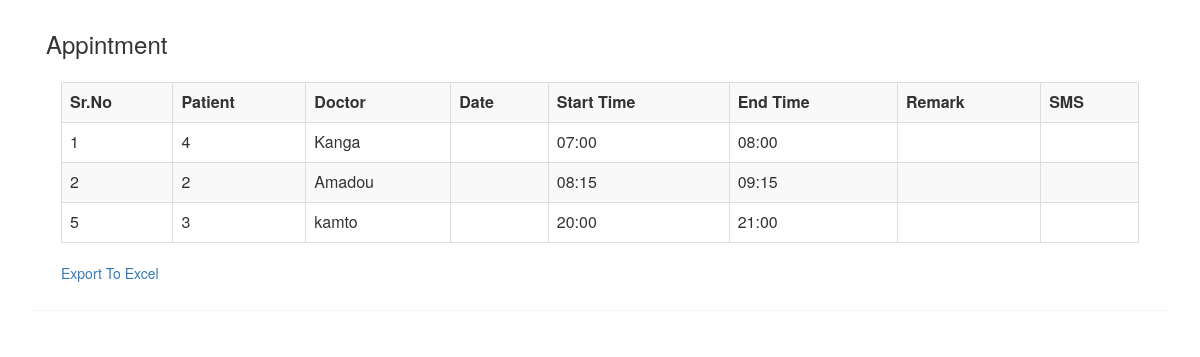
/hms/dashboard/Appointment/exceallappointmentindex.php (signed in), run on an earlier commit of the app's database.
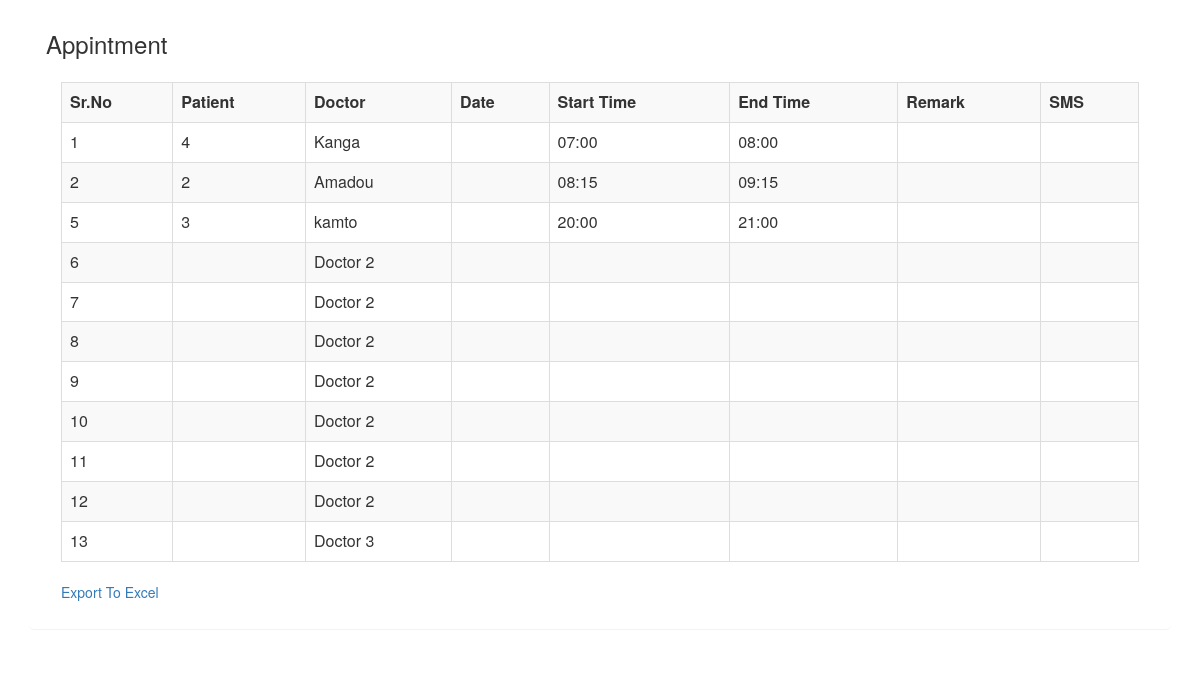
And on a later commit of the database.
### tables this page shows
CREATE TABLE IF NOT EXISTS `addappointment` (
  `id` int(20) NOT NULL AUTO_INCREMENT,
  `patient` varchar(25) DEFAULT NULL,
  `name` varchar(80) DEFAULT NULL,
  `phone` int(11) DEFAULT NULL,
  `email` varchar(100) DEFAULT NULL,
  `doctor` varchar(25) NOT NULL,
  `app_date` varchar(50) NOT NULL,
  `starttime` varchar(100) DEFAULT NULL,
  `endtime` varchar(100) DEFAULT NULL,
  `remark` varchar(255) DEFAULT NULL,
  `sms` enum('0','1') NOT NULL DEFAULT '0',
  `app_status` enum('upcoming','perceived','cancelled') NOT NULL DEFAULT 'upcoming',
  PRIMARY KEY (`id`)
);

### hms/dashboard/Appointment/exceallappointmentindex.php (the view, shortened to what this page needs)
<?php
include("../inc/connect.php") ;
$query=mysqli_query($db_connect, "SELECT * FROM addappointment")or die (mysqli_error($db_connect));
?>
<html>
<head>
<link rel="stylesheet" href="https://maxcdn.bootstrapcdn.com/bootstrap/3.3.7/css/bootstrap.min.css">
</head>
<body>
<div class="container">
  <div class="panel">
    <div class="panel-heading">
      <h3>Appintment</h3>
      <div class="panel-body">
        <table border="1" class="table table-bordered table-striped">
            <tr>
              <th>Sr.No</th>
              <th>Patient</th>
              <th>Doctor</th>
              <th>Date</th>
              <th>Start Time</th>
              <th>End Time</th>
              <th>Remark</th>
              <th>SMS</th>
            </tr>
          <?php
          while($row=mysqli_fetch_assoc($query)){
            echo '
            <tr>
              <td>'.$row["id"].'</td>
              <td>'.$row["patient"].'</td>
              <td>'.$row["doctor"].'</td>
              <td>'.$row["date"].'</td>
              <td>'.$row["starttime"].'</td>
              <td>'.$row["endtime"].'</td>
              <td>'.$row["remark "].'</td>
              <td>'.$row["sms "].'</td>
            </tr>
            ';
          }
          ?>
        </table>
        <a href="excelallappointment.php">Export To Excel</a>
      </div>
    </div>
  </div>
</div>
</body>
</html>

What changed in the data, as far as the page shows it:
added addappointment: id "6", doctor "Doctor 2"
added addappointment: id "7", doctor "Doctor 2"
added addappointment: id "8", doctor "Doctor 2"
added addappointment: id "9", doctor "Doctor 2"
added addappointment: id "10", doctor "Doctor 2"
added addappointment: id "11", doctor "Doctor 2"
added addappointment: id "12", doctor "Doctor 2"
added addappointment: id "13", doctor "Doctor 3"
